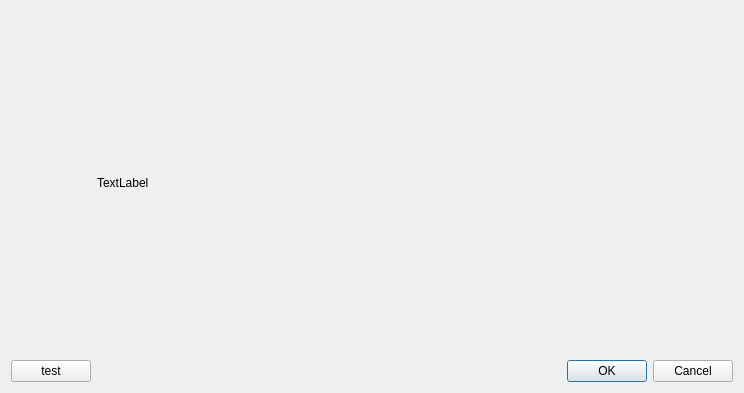
<?xml version="1.0" encoding="UTF-8"?>
<ui version="4.0">
 <class>CDialog</class>
 <widget class="QDialog" name="CDialog">
  <property name="geometry">
   <rect>
    <x>0</x>
    <y>0</y>
    <width>744</width>
    <height>393</height>
   </rect>
  </property>
  <property name="windowTitle">
   <string>Dialog</string>
  </property>
  <layout class="QGridLayout" name="gridLayout">
   <item row="0" column="1">
    <widget class="QLabel" name="imageLabel">
     <property name="text">
      <string>TextLabel</string>
     </property>
    </widget>
   </item>
   <item row="0" column="0">
    <widget class="QLabel" name="label">
     <property name="text">
      <string/>
     </property>
     <property name="pixmap">
      <pixmap>images/qt.png</pixmap>
     </property>
    </widget>
   </item>
   <item row="3" column="0">
    <widget class="QPushButton" name="btnTest">
     <property name="text">
      <string>test</string>
     </property>
    </widget>
   </item>
   <item row="3" column="1">
    <widget class="QDialogButtonBox" name="buttonBox">
     <property name="orientation">
      <enum>Qt::Horizontal</enum>
     </property>
     <property name="standardButtons">
      <set>QDialogButtonBox::Cancel|QDialogButtonBox::Ok</set>
     </property>
    </widget>
   </item>
  </layout>
 </widget>
 <resources/>
 <connections>
  <connection>
   <sender>buttonBox</sender>
   <signal>accepted()</signal>
   <receiver>CDialog</receiver>
   <slot>accept()</slot>
   <hints>
    <hint type="sourcelabel">
     <x>248</x>
     <y>254</y>
    </hint>
    <hint type="destinationlabel">
     <x>157</x>
     <y>274</y>
    </hint>
   </hints>
  </connection>
  <connection>
   <sender>buttonBox</sender>
   <signal>rejected()</signal>
   <receiver>CDialog</receiver>
   <slot>reject()</slot>
   <hints>
    <hint type="sourcelabel">
     <x>316</x>
     <y>260</y>
    </hint>
    <hint type="destinationlabel">
     <x>286</x>
     <y>274</y>
    </hint>
   </hints>
  </connection>
 </connections>
</ui>
